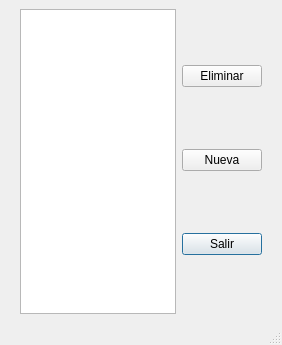
<?xml version="1.0" encoding="UTF-8"?>
<ui version="4.0">
 <class>notasMainWindow</class>
 <widget class="QMainWindow" name="notasMainWindow">
  <property name="geometry">
   <rect>
    <x>0</x>
    <y>0</y>
    <width>282</width>
    <height>345</height>
   </rect>
  </property>
  <property name="windowTitle">
   <string>Notas</string>
  </property>
  <widget class="QWidget" name="centralwidget">
   <layout class="QGridLayout" name="gridLayout">
    <property name="leftMargin">
     <number>20</number>
    </property>
    <property name="rightMargin">
     <number>20</number>
    </property>
    <item row="0" column="0">
     <widget class="QTableWidget" name="notasTableWidget">
      <property name="editTriggers">
       <set>QAbstractItemView::NoEditTriggers</set>
      </property>
      <property name="tabKeyNavigation">
       <bool>false</bool>
      </property>
      <property name="showDropIndicator" stdset="0">
       <bool>false</bool>
      </property>
      <property name="dragDropOverwriteMode">
       <bool>false</bool>
      </property>
      <property name="selectionMode">
       <enum>QAbstractItemView::SingleSelection</enum>
      </property>
      <attribute name="horizontalHeaderVisible">
       <bool>true</bool>
      </attribute>
      <attribute name="verticalHeaderVisible">
       <bool>false</bool>
      </attribute>
     </widget>
    </item>
    <item row="0" column="1">
     <layout class="QVBoxLayout" name="verticalLayout">
      <item>
       <widget class="QPushButton" name="eliminarPushButton">
        <property name="text">
         <string>Eliminar</string>
        </property>
       </widget>
      </item>
      <item>
       <widget class="QPushButton" name="nuevoPushButton">
        <property name="text">
         <string>Nueva</string>
        </property>
        <property name="icon">
         <iconset resource="iconosResource.qrc">
          <normaloff>:/icons/plus.png</normaloff>:/icons/plus.png</iconset>
        </property>
       </widget>
      </item>
      <item>
       <widget class="QPushButton" name="salirPushButton">
        <property name="text">
         <string>Salir</string>
        </property>
        <property name="icon">
         <iconset>
          <normalon>:/icons/exit.png</normalon>
         </iconset>
        </property>
        <property name="autoDefault">
         <bool>true</bool>
        </property>
        <property name="default">
         <bool>true</bool>
        </property>
       </widget>
      </item>
     </layout>
    </item>
   </layout>
  </widget>
  <widget class="QMenuBar" name="menubar">
   <property name="geometry">
    <rect>
     <x>0</x>
     <y>0</y>
     <width>282</width>
     <height>31</height>
    </rect>
   </property>
  </widget>
  <widget class="QStatusBar" name="statusbar"/>
 </widget>
 <resources>
  <include location="iconosResource.qrc"/>
 </resources>
 <connections/>
</ui>
